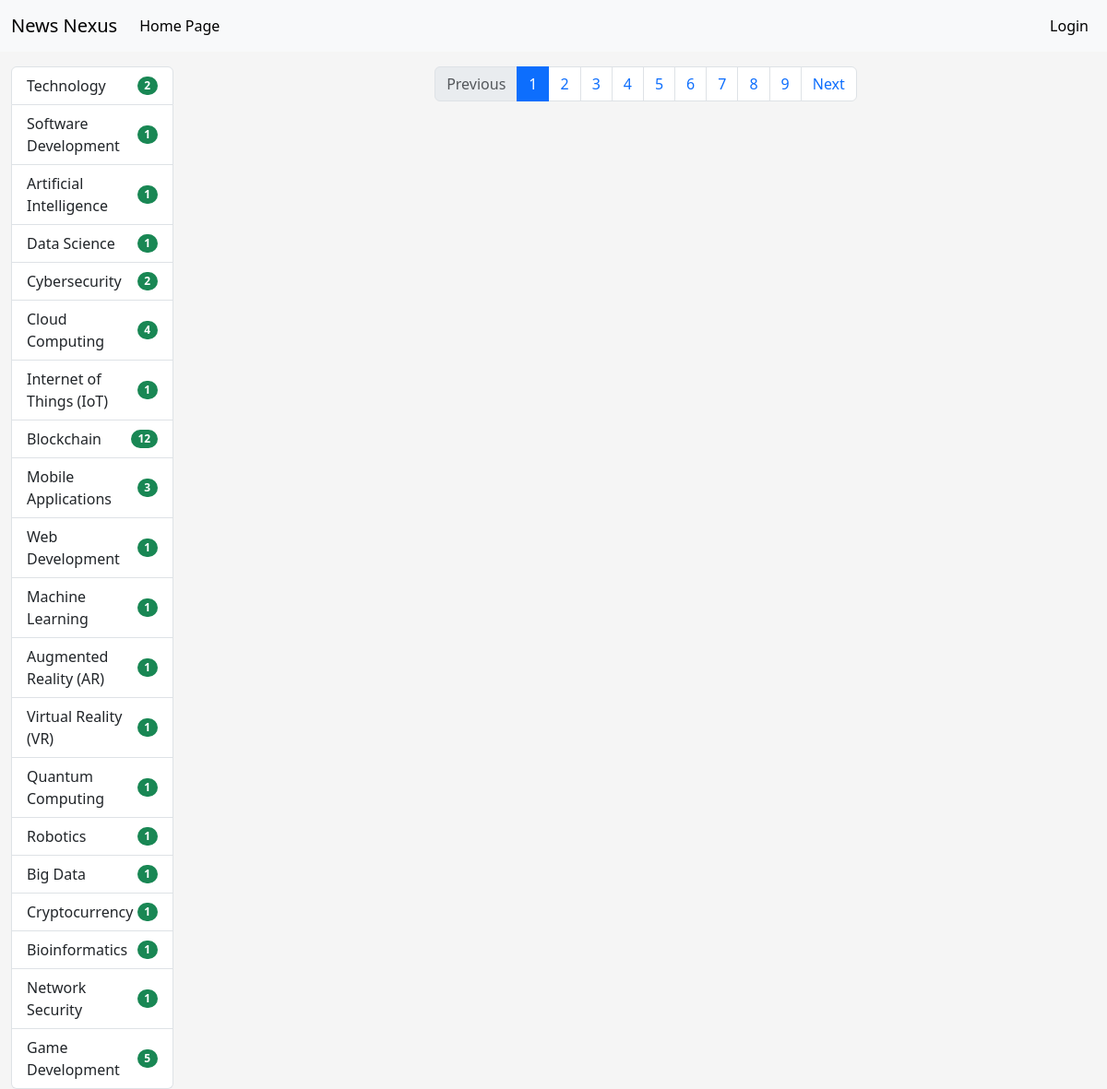
The page / on the database its author committed.
### newspaper_agency/models.py (models this page shows, shortened)
class Topic(models.Model):
    name = models.CharField(max_length=255, unique=True, db_index=True)
    class Meta:
        ordering = ("name",)

### newspaper_agency/views.py (the view)
# urls.py: path("", HomePageView.as_view(), name="newspaper-home"),
class HomePageView(ListView):
    model = Newspaper
    template_name = "newspaper_agency/newspaper_home.html"
    paginate_by = 5
    def get_context_data(self, **kwargs):
        context = super().get_context_data(**kwargs)
        context["title"] = "Home page"
        return context
    def get_queryset(self):
        return Newspaper.objects.all().select_related("topic")

### newspaper_agency/templatetags/newspaper_tags.py (called while the page is built)
@register.inclusion_tag('newspaper_agency/topics_list.html')
def show_topics():
    topics = Topic.objects.annotate(cnt=Count('newspapers'))
    return {'topics': topics}

### newspaper_agency/templates/newspaper_agency/newspaper_home.html (shortened to what this page needs)
{% extends "base.html" %}
{% load crispy_forms_filters %}
{% block sidebar %}
  {% include "includes/sidebar.html" %}
{% endblock %}

### templates/base.html (shortened to what this page needs)
{% load static %}
<!DOCTYPE html>
<html lang="en">
<head>
  <link rel="stylesheet" href="{% static "bootstrap/css/bootstrap.min.css" %}">
  <link rel="stylesheet" href="{% static "css/styles.css" %}">
</head>
<body>
  {% block navbar %}
    {% include "includes/navbar.html" %}
  {% endblock %}
  <div class="container-fluid mt-3">
    <div class="row">
      <div class="col-md-2">
        {% block sidebar %}SIDEBAR{% endblock %}
      </div>
      <div class="col-md-10">
        {% block pagination %}
          {% include "includes/pagination.html" %}
        {% endblock %}
      </div>
    </div>
  </div>
</body>
</html>

### templates/includes/navbar.html (shortened to what this page needs)
<nav class="navbar navbar-expand-lg bg-body-tertiary">
  <div class="container-fluid">
    <a class="navbar-brand" href="{% url "newspaper-agency:newspaper-home" %}">News Nexus</a>
    <div class="collapse navbar-collapse" id="navbarNav">
      <ul class="navbar-nav">
        <li class="nav-item">
          <a class="nav-link active" aria-current="page" href="{% url "newspaper-agency:newspaper-home" %}">Home Page</a>
        </li>
      </ul>
      <ul class="navbar-nav ms-auto">
        {% if request.user.is_authenticated %}
          <li class="nav-item">
            <a class="nav-link active" aria-current="page" href="{{ user.get_absolute_url }}">User: {{ user.get_username }}</a>
          </li>
          <li class="nav-item">
            <a class="nav-link active" aria-current="page" href="{% url 'logout' %}">Logout</a>
          </li>
        {% else %}
          <li class="nav-item">
            <a class="nav-link active" aria-current="page" href="{% url 'login' %}">Login</a>
          </li>
        {% endif %}
      </ul>
    </div>
  </div>
</nav>

### templates/includes/sidebar.html
{% load newspaper_tags %}
{% show_topics %}

### newspaper_agency/templates/newspaper_agency/topics_list.html
<div class="list-group">
  {% for topic in topics %}
    <a href="{% url 'newspaper-agency:get-topic-info' pk=topic.pk %}" class="list-group-item list-group-item-action d-flex justify-content-between align-items-center">
      {{ topic.name }}
      <span class="badge bg-success rounded-pill">{{ topic.cnt }}</span>
    </a>
  {% endfor %}
</div>

### templates/includes/pagination.html
{% if is_paginated %}
<nav aria-label="Page navigation example">
  <ul class="pagination justify-content-center">
    {% if page_obj.has_previous %}
      <li class="page-item">
        <a href="?page={{ page_obj.previous_page_number }}" class="page-link">Previous</a>
      </li>
    {% else %}
      <li class="page-item disabled">
        <span class="page-link">Previous</span>
      </li>
    {% endif %}
    {% for num in paginator.page_range %}
      {% if page_obj.number == num %}
        <li class="page-item active">
          <span class="page-link">{{ num }}</span>
        </li>
      {% else %}
        <li class="page-item">
          <a href="?page={{ num }}" class="page-link">{{ num }}</a>
        </li>
      {% endif %}
    {% endfor %}
    {% if page_obj.has_next %}
      <li class="page-item">
        <a href="?page={{ page_obj.next_page_number }}" class="page-link">Next</a>
      </li>
    {% else %}
      <li class="page-item disabled">
        <span class="page-link">Next</span>
      </li>
    {% endif %}
  </ul>
</nav>
{% endif %}

### news_nexus/static/css/styles.css (style rules this page uses)
body { background-color: whitesmoke; }

### rows shown on the page
Topic: name "Technology", cnt "2"
Topic: name "Software Development", cnt "1"
Topic: name "Artificial Intelligence", cnt "1"
Topic: name "Data Science", cnt "1"
Topic: name "Cybersecurity", cnt "2"
Topic: name "Cloud Computing", cnt "4"
Topic: name "Internet of Things (IoT)", cnt "1"
Topic: name "Blockchain", cnt "12"
Topic: name "Mobile Applications", cnt "3"
Topic: name "Web Development", cnt "1"
Topic: name "Machine Learning", cnt "1"
Topic: name "Augmented Reality (AR)", cnt "1"
Topic: name "Virtual Reality (VR)", cnt "1"
Topic: name "Quantum Computing", cnt "1"
Topic: name "Robotics", cnt "1"
Topic: name "Big Data", cnt "1"
Topic: name "Cryptocurrency", cnt "1"
Topic: name "Bioinformatics", cnt "1"
Topic: name "Network Security", cnt "1"
Topic: name "Game Development", cnt "5"

### other values the page prints
{{ num }} "1"
{{ num }} "2" "3" "4" "5" "6" "7" "8" "9"
